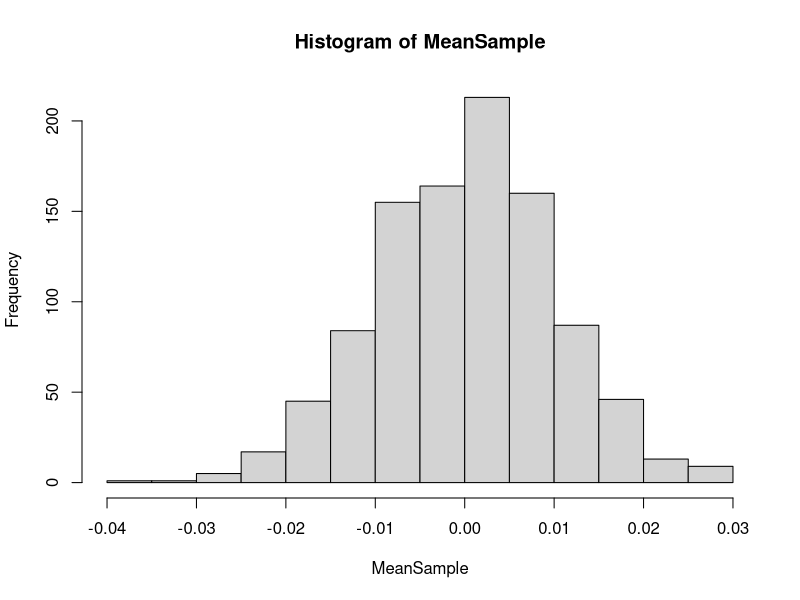

Here is the R script that generated this plot:
BAC <- read.csv("Returns/Data/BAC.csv")
BAC$Date <- as.Date(BAC$Date, format = "%d/%m/%Y")
BAC <- BAC[,c(1, 7)]
colnames(BAC) <- c("Date", "Close")
BAC <- BAC[rev(rownames(BAC)),]
BACR <- diff(BAC$Close) / BAC$Close[-length(BAC$Close)] 
BACr <- diff(log(BAC$Close))
BAC <- cbind(BAC[-1,], BACR, BACr)
head(BAC)
# Descriptive statistics of RR-------------------------------
mystats <- function(x, na.omit=FALSE){
  if (na.omit)
    x <- x[!is.na(x)]
  m <- mean(x)
  md <- median(x)
  s <- sd(x) 
  t <- m/s
  n <- length(x)
  skew <- sum((x-m)^3/s^3)/n
  ps <- ((6*n*(n-1))/((n-1)*(n+1)*(n+3)))^0.5
  kurt <- sum((x-m)^4/s^4)/n - 3
  pk <- ((n^2-1)/((n-3)*(n + 5)))^0.5
  max <- max(x)
  min <- min(x)
  return(c(n=n, mean=m, t= t, median = md, stdev=s, skew=skew, ses = 2 * ps, 
           kurtosis=kurt, sek  = 2 * pk, max = max, min = min))
}
round(mystats(BACr, na.omit = TRUE), 4)     
#--------------------------------------
# Sample
n <- 1000 # sample size
MeanSample <- numeric(n)
for(i in 1:n){
  temp <- BACr[sample(length(BACr), length(BACr), replace = TRUE)]
  MeanSample[i] <- mean(temp, na.rm = TRUE)
}
hist(MeanSample)
# this code is not good. It is too slow.  The large matrix is not good.
